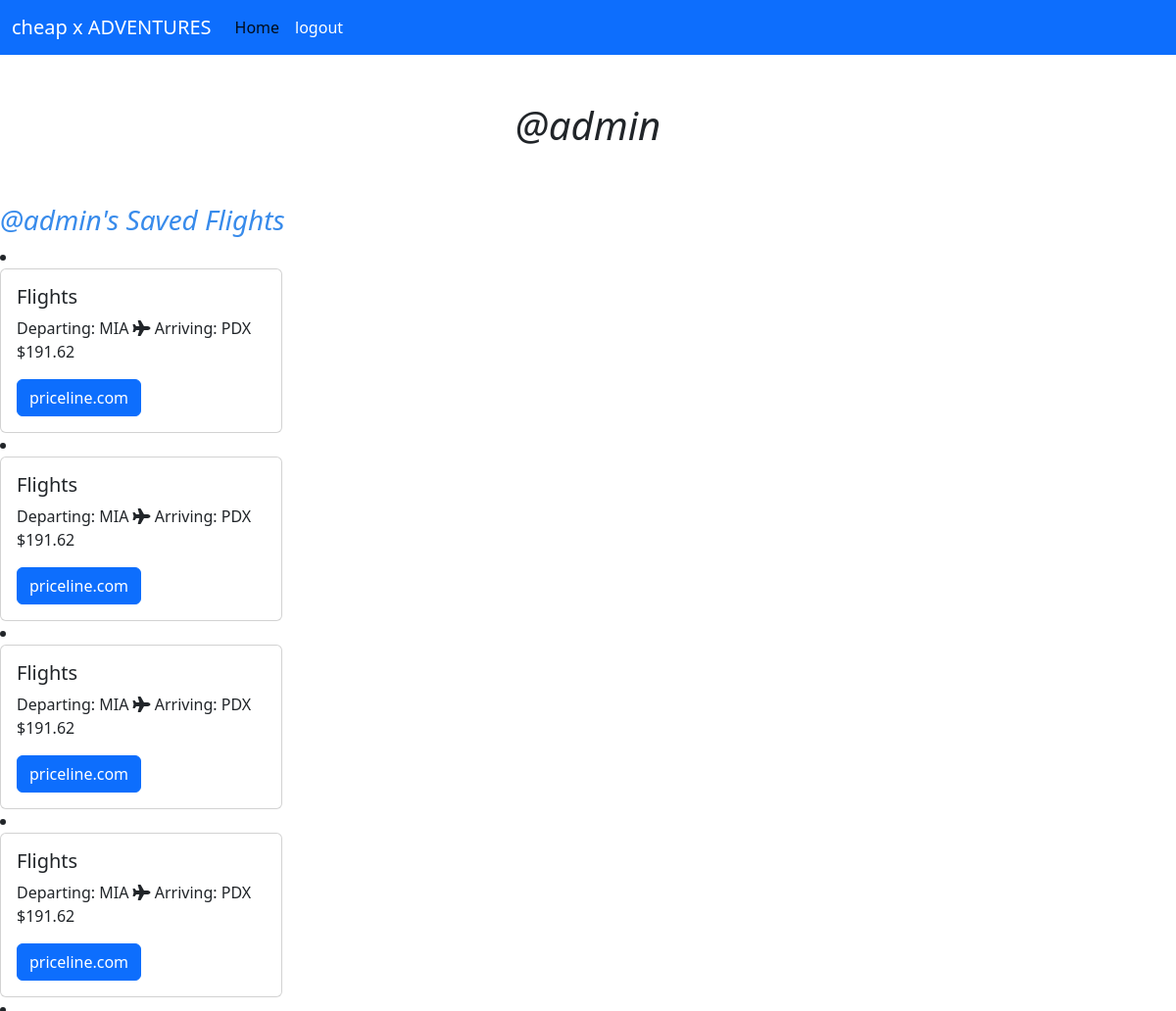
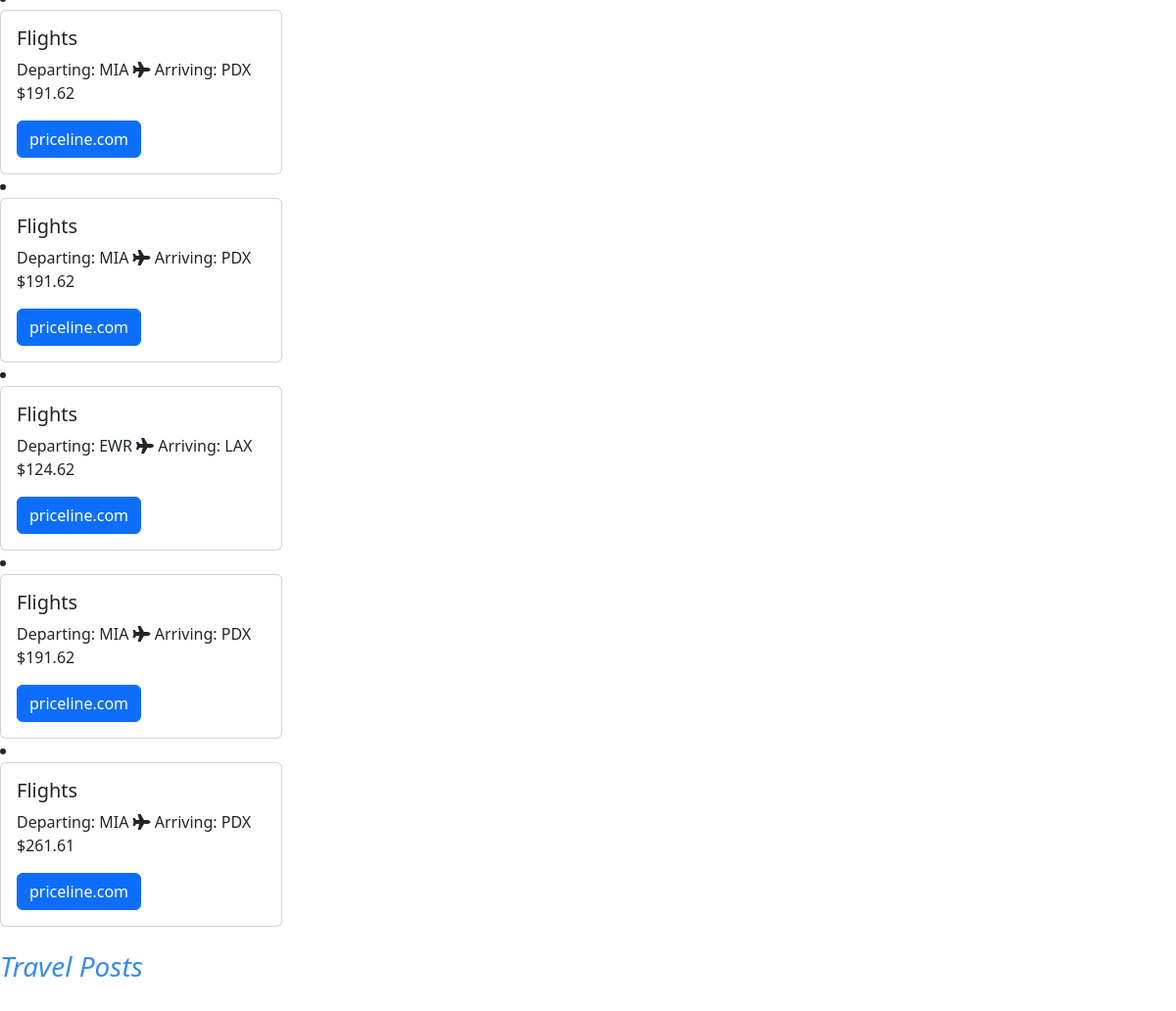
Page /profile/ (signed in) on the committed database (2 pictures, top to bottom).
### adventure/models.py (models this page shows)
class Profile(models.Model):
    user = models.ForeignKey(User, on_delete=models.CASCADE)
    price = models.CharField(max_length=10)
    departing = models.CharField(max_length=4)
    arriving = models.CharField(max_length=4)
    def __str__(self):
        return self.user.username

### adventure/views.py (the view)
# urls.py: path('profile/', views.profile, name="profile"),
def profile(request):
    print(request.user)
    flightInfo = Profile.objects.all().filter(user=request.user)
    print(flightInfo)
    user_comments = Comment.objects.order_by('-time_created').filter(user=request.user)
    context = {
        'flightInfo': flightInfo,
        'user_comments': user_comments
    }
    return render(request, 'profile.html', context)

### templates/profile.html (shortened to what this page needs)
{% load static %}
<!DOCTYPE html>
<html lang="en">
<head>
    <link href="https://cdn.jsdelivr.net/npm/bootstrap@5.2.1/dist/css/bootstrap.min.css" rel="stylesheet">
    <link rel="stylesheet" href="{% static 'profile.css' %}">
</head>
<body>
    <nav class="navbar navbar-expand-lg bg-primary">
        <div class="container-fluid">
        <a class="navbar-brand" href="#">cheap x ADVENTURES</a>
        <div class="collapse navbar-collapse" id="navbarNavAltMarkup">
            <div class="navbar-nav">
            <a class="nav-link active" aria-current="page" href="/">Home</a>
            <a class="nav-link" href="{% url 'logout' %}?next=/accounts/login">logout</a>
            </div>
        </div>
        </div>
    </nav><br><br>
    <h1>@{{ request.user }}</h1><br><br>
    <h3>@{{request.user}}'s Saved Flights</h3>
    {% for flight in flightInfo %}
    <li id="cards"><div
        class="card" style="width: 18rem;">
        <div class="card-body">
            <h5 class="card-title">Flights</h5>
            <p class="card-text">Departing: {{ flight.departing }}  <i class="fa-solid fa-plane"></i>
                Arriving: {{ flight.arriving }} ${{ flight.price }}
            </p>
            <a href="https://www.priceline.com/?vrid=a02e0d033f17b677eecdacb6a711c10c" class="btn btn-primary" id="priceline">priceline.com</a>
        </div>
    </div>
</li>
{% endfor %}<br>
<h3>Travel Posts</h3><br>
</body>
</html>

### static/profile.css (style rules this page uses)
h1 { text-align: center; font-style: italic; }
h3 { color: rgb(56, 139, 235); font-style: italic; }
.nav-link { color: white; }
.navbar-brand { color: rgb(255, 255, 255); }

### rows in the picture
Profile: departing "MIA", arriving "PDX", price "191.62"
Profile: departing "MIA", arriving "PDX", price "191.62"
Profile: departing "MIA", arriving "PDX", price "191.62"
Profile: departing "MIA", arriving "PDX", price "191.62"
Profile: departing "MIA", arriving "PDX", price "191.62"
Profile: departing "MIA", arriving "PDX", price "191.62"
Profile: departing "EWR", arriving "LAX", price "124.62"
Profile: departing "MIA", arriving "PDX", price "191.62"
Profile: departing "MIA", arriving "PDX", price "261.61"

### other values in the picture
{{ request.user }} "admin"
